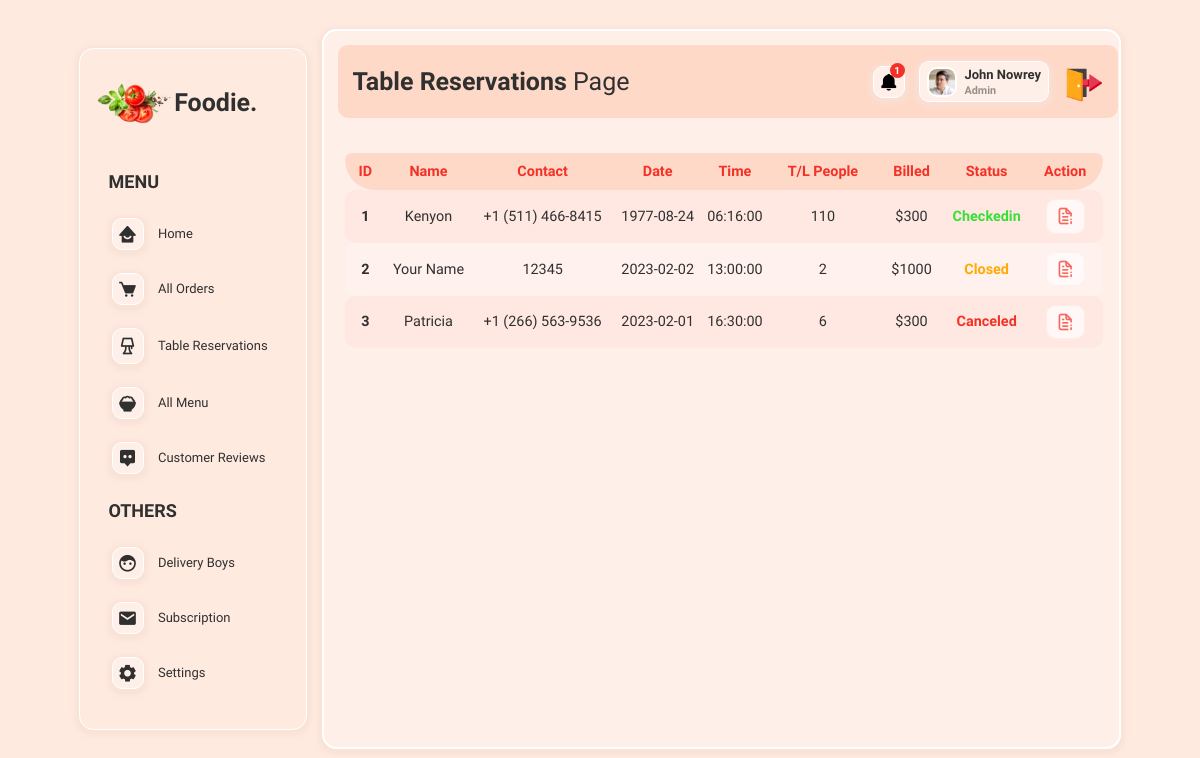
The app's page /admin/tableA.php (signed in) with its own data.
### tables this page shows
CREATE TABLE `tablereservations` (
  `id` int(11) NOT NULL,
  `guest_name` varchar(50) NOT NULL,
  `people` int(10) NOT NULL,
  `email` varchar(50) NOT NULL,
  `contact` varchar(50) NOT NULL,
  `time` time NOT NULL,
  `date` date NOT NULL,
  `message` varchar(255) NOT NULL,
  `expenses` varchar(100) NOT NULL,
  `updated_by` varchar(50) NOT NULL,
  `status` varchar(10) NOT NULL
);

### admin/tableA.php (the view, shortened to what this page needs)
<?php
include('./adminPartials/adminHeader.php');
?>
    <div class="adminPage flex">
       <?php
       include('./adminPartials/sideMenuA.php');
       ?>
         <div class="mainBody">
            <div class="topSection flex">
                <div class="title">
                    <span><strong>Table Reservations</strong> Page </span>
                </div>
                <?php
                    include('./adminPartials/headerAdminAccount.php');
                ?>
            </div>
            <div class="mainBodyContentContainer">
                <div class="orderDiv">
                    <table class="table">
                        <tr class="tblHeader">
                            <th>ID</th>
                            <th>Name</th>
                            <th>Contact</th>
                            <th>Date</th>
                            <th>Time</th>
                            <th>T/L People</th>
                            <th>Billed</th>
                            <th>Status</th>
                            <th>Action</th>
                        </tr>
                        <?php
                            $sql = "SELECT * FROM tablereservations";
                            $res = mysqli_query($conn, $sql);
                            $tableID = 1;
                            if($res == TRUE){
                               $count = mysqli_num_rows($res);
                                if($count > 0){
                                  while($row = mysqli_fetch_assoc($res)){
                                    $id = $row['id'];
                                    $guestName = $row['guest_name'];
                                    $guestPhone = $row['contact'];
                                    $totalPeople = $row['people'];
                                    $date = $row['date'];
                                    $Time = $row['time'];
                                    $expenses = $row['expenses'];
                                    $status = $row['status'];
                                    ?>
                                    <tr class="tblRow orderRow">
                                        <td class="id"><?php echo $tableID++?></td>
                                        <td class="customerName">
                                        <span class="name" style="text-transform:capitalize"><?php echo $guestName?></span>
                                        </td>
                                        <td class="contact">
                                            <p><?php echo $guestPhone?></p>
                                        </td>
                                        <td class="date">
                                            <p><?php echo $date?></p>
                                        </td>
                                        <td class="date">
                                            <p><?php echo $Time?></p>
                                        </td>
                                        <td class="occupancy">
                                            <p><?php echo $totalPeople?></p>
                                        </td>
                                        <td class="billedAmount">
                                            <p>$<?php echo $expenses?></p>
                                        </td>
                                        <?php
                                            if($status == 'checkedin'){
                                                ?>
                                                <td class="status">
                                                <p  class="delivered"><?php echo $status?></p>
                                                </td>
                                                <?php
                                            }
                                            elseif ($status == 'canceled') {
                                                ?>
                                                <td class="status">
                                                <p class="canceled"><?php echo $status?></p>
                                                </td>
                                                <?php
                                            }
                                            elseif ($status == 'closed') {
                                                ?>
                                                <td class="status">
                                                <p class="OTW"><?php echo $status?></p>
                                                </td>
                                                <?php
                                            }
                                            else {
                                                ?>
                                                <td class="status" style="text-transform: capitalize;">
                                                <p><?php echo $status?></p>
                                                </td>
                                                <?php
                                            }
                                        ?>
                                            <td class="action">
                                                <a href="<?php echo SITEURL?>admin/tableBookingDetailsA.php?id=<?php echo $id?>">
                                                    <i class="uil uil-file-info-alt icon"></i>
                                                </a>
                                            </td>
                                    </tr>
                                    <?php
                                }
                              }
                            }
                        ?>
                    </table>
                </div>
            </div>
         </div>
    </div>
<?php
include('./adminPartials/adminFooter.php');
?>

### admin/adminPartials/headerAdminAccount.php (shortened to what this page needs)
<?php
    $userName = $_SESSION['username'];
    $sql = "SELECT * FROM admins WHERE username = '$userName'";
    $res = mysqli_query($conn, $sql);
    if($res==TRUE){
        $count = mysqli_num_rows($res);
        if($count==1){
            while($row = mysqli_fetch_assoc($res)){
                $name = $row['name'];
                $image = $row['admin_image'];
                $adminRole = $row['role'];
            }
        }
        else{
            header('location:' .SITEURL. 'admin/settingsA.php');
            exit();
        }
    }
?>
<?php
    $sql = "SELECT * FROM orders WHERE order_status = 'ordered'";
    $res = mysqli_query($conn, $sql);
    if($res==TRUE){
        $currentOrders = mysqli_num_rows($res);
    }
?>
<div class="adminDiv flex">
    <div class="notDiv">
        <i class='bx bxs-bell icon' title="New Food Order"></i>
        <span class="count" ><?php echo $currentOrders?></span>
    </div>
    <?php
        if($image!=""){
        ?>
            <div class="imgDiv flex">
                <img src="<?php echo SITEURL;?>databaseImages/foodie<?php echo $image;?>" alt="Account Admin Image">
                <span class="name"><?php echo $name;?> <br><small><?php echo $adminRole;?></small></span>
            </div>
        <?php
        }
        else{
        echo '<span class="fail" style="color:red; margin: 0px 10px;">No Image 1</span>';
        }
    ?>
<a href="logOut.php" title="Log Out" ><img src="../Assests/logOutIcon.png" alt="" style="width: 40px; transform: translateY(5px);"></a>
</div>

### main.css (style rules this page uses)
* { padding: 0; margin: 0; box-sizing: border-box; font-family: "Fira Sans Condensed", sans-serif; }
:root { --primaryColor: #f43127; --secondaryColor: #ffd9c8; --thirdColor: #ffe8e1; --forthColor: #fff1ed; --cardColor: #ffefe9; --LocColor: #f0e2df; --bgColor: #ffeae0; --smallSize: 13px; --normalSize: 18px; --mediumSize: 25px; --largeSize: 35px; --textColor: rgb(48, 48, 48); --whiteColor: hsl(0, 0%, 100%); --borderRadius: 10px; --boxShadow: 0 2px 4px 4px #f8e0d4d7; --greyColor: rgb(180, 180, 180); --greenColor: rgb(56, 223, 56); --yellowColor: rgb(255, 170, 0); }
body { background: var(--bgColor); }
html { font-size: 90%; scroll-behavior: smooth; }
a { text-decoration: none; cursor: pointer; }
.flex { display: flex; align-items: center; }
img { height: auto; width: 100%; }
p { font-family: "Dosis", sans-serif; }
.icon { font-size: 20px; cursor: pointer; }

### records on screen
tablereservations: guest_name "Kenyon", contact "+1 (511) 466-8415", date "1977-08-24", time "06:16:00", people "110", expenses "300", status "Checkedin"
tablereservations: guest_name "Your Name", contact "12345", date "2023-02-02", time "13:00:00", people "2", expenses "1000", status "Closed"
tablereservations: guest_name "Patricia", contact "+1 (266) 563-9536", date "2023-02-01", time "16:30:00", people "6", expenses "300", status "Canceled"

### other values on screen
$currentOrders "1"
$name "John Nowrey"
$adminRole "Admin"
